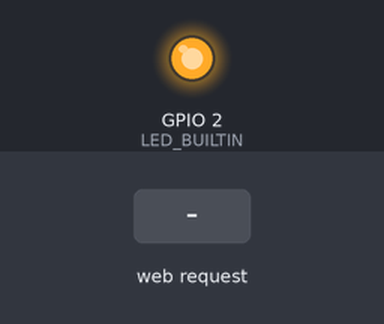
This sketch was run on a simulated ESP8266 (NodeMCU). On the bench: output pins drawn as LEDs (lit = HIGH, except the on-board LED, lit = LOW). Inputs (shaded band) come from the test bench. WiFi joins after 1.5 s; servers stay silent unless stated; what the sketch prints to the serial monitor is not drawn.

Above: at 2.8 s.
2.9 s: HTTP request GET /ledoff received
At 3.9 s:
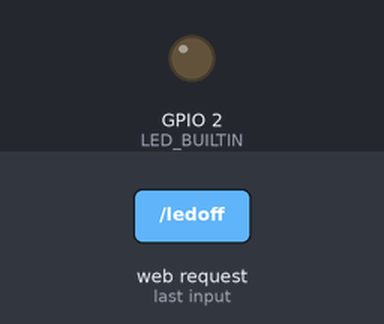
4.4 s: HTTP request GET /ledon received
At 5.1 s:
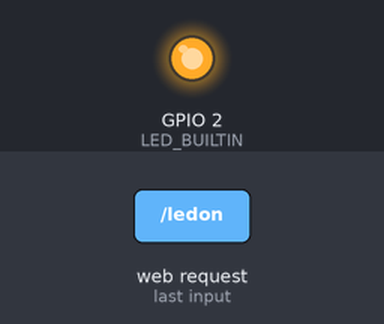
Timing chart, 0 to 7.4 s (numbered marks = the images above; inputs shaded):
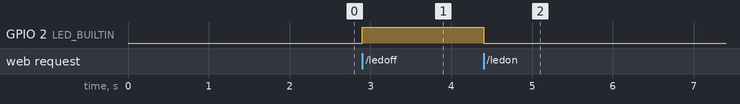

Measured:
- after the input at 2.9 s, GPIO 2 (LED_BUILTIN): LOW → HIGH at once
- after the input at 4.4 s, GPIO 2 (LED_BUILTIN): HIGH → LOW at once

The sketch:

NodeMCUwebserver.ino
```cpp
#include <ESP8266WiFi.h>

WiFiClient client;
WiFiServer server(80);

// #define led D5

void setup()
{
  // put your setup code here, to run once:
  Serial.begin(9600);
  WiFi.begin("DIGISOL 1", "pppppppp");
  while(WiFi.status() != WL_CONNECTED)
  {
    delay(200);
    Serial.print("..");
  }
  Serial.println();
  Serial.println("NodeMCU is connected!");
  Serial.println(WiFi.localIP());
  server.begin();
  pinMode(LED_BUILTIN, OUTPUT);
}

void loop()
{
  // put your main code here, to run repeatedly:
  client = server.available();  //Gets a client that is connected to the server and has data available for reading.
  if (client == 1)
  {
    String request =  client.readStringUntil('\n');
    Serial.println(request);
    request.trim();
    if(request == "GET /ledoff HTTP/1.1")
    {
      digitalWrite(LED_BUILTIN, HIGH);
    }
    if(request == "GET /ledon HTTP/1.1")
    {
      digitalWrite(LED_BUILTIN, LOW);
    }
  }
}
```
